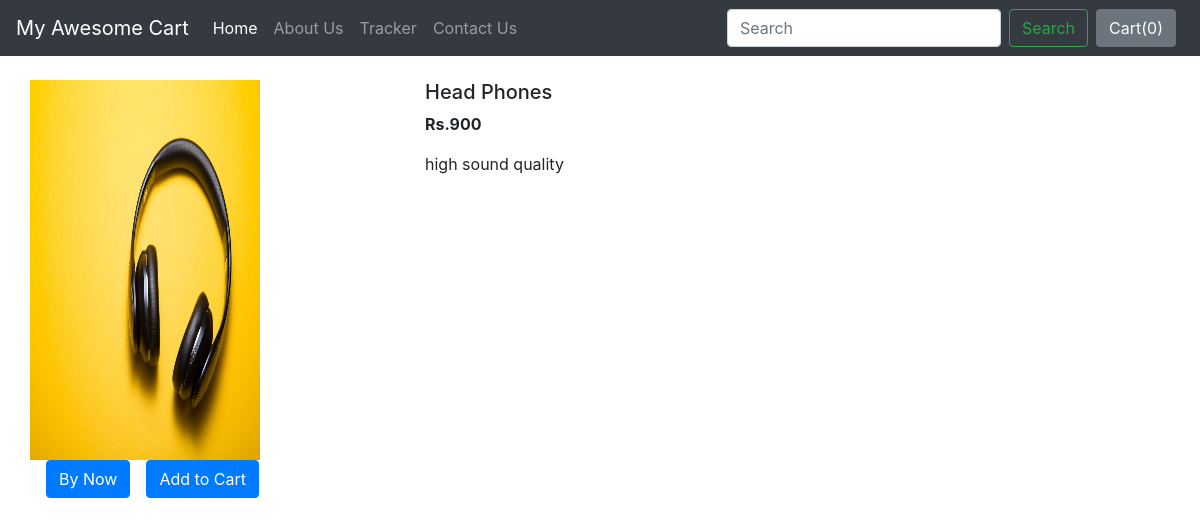
Page /products/8 on the committed database.
### shop/views.py (the view)
# urls.py: path("products/<int:myid>", views.productView, name="ProductView"),
def productView(request, myid):
    product = Product.objects.filter(id=myid)
    return render(request, 'shop/prodView.html', {'product':product[0]})

### shop/templates/shop/prodView.html (shortened to what this page needs)
{% extends 'shop/basic.html' %}
{% block body%}
<div class="container my-4">
    <div class="row">
    <div class="col-md-4">
    <div class="row">
         <img src="/media/{{product.image}}" width="230px" height="380px">
    </div>
        <div class="row">
            <button class="btn btn-primary mx-3">By Now</button>
            <button class="btn btn-primary">Add to Cart</button>
        </div>
    </div>
    <div class="col-md-8">
        <h5>{{product.product_name}}</h5>
        <p><b>Rs.{{product.price}}</b></p>
        <p>{{product.desc}}</p>
    </div>
    </div>
</div>
{% endblock %}

### rows in the picture
Product: image (picture), product_name "Head Phones", price "900", desc "high sound quality"
